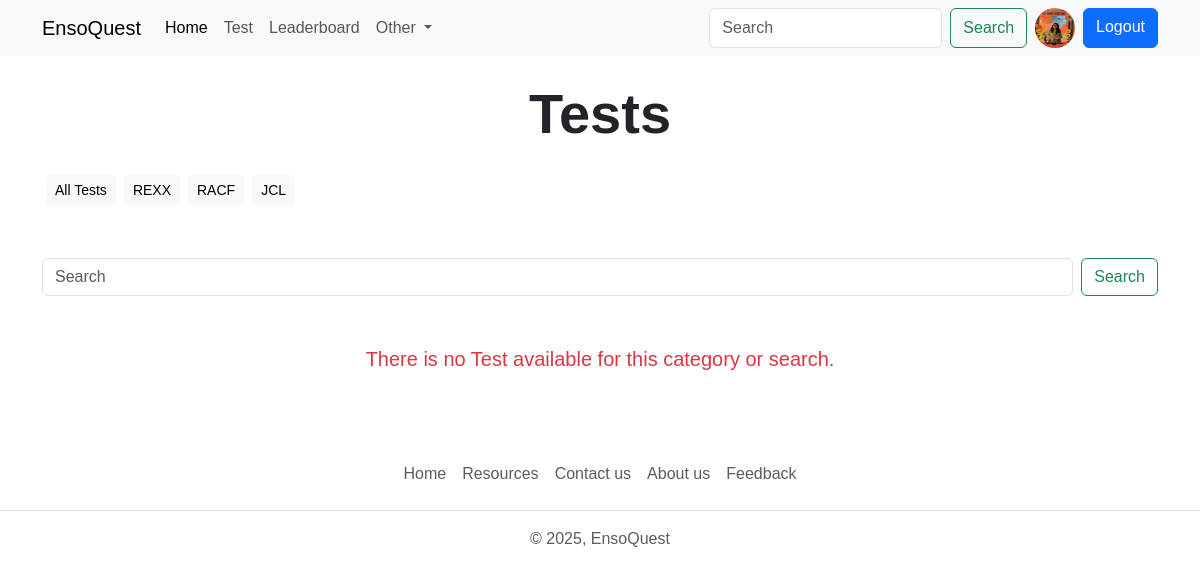
The page /quiz/search/IT SEC/ (signed in) on the database as committed earlier.
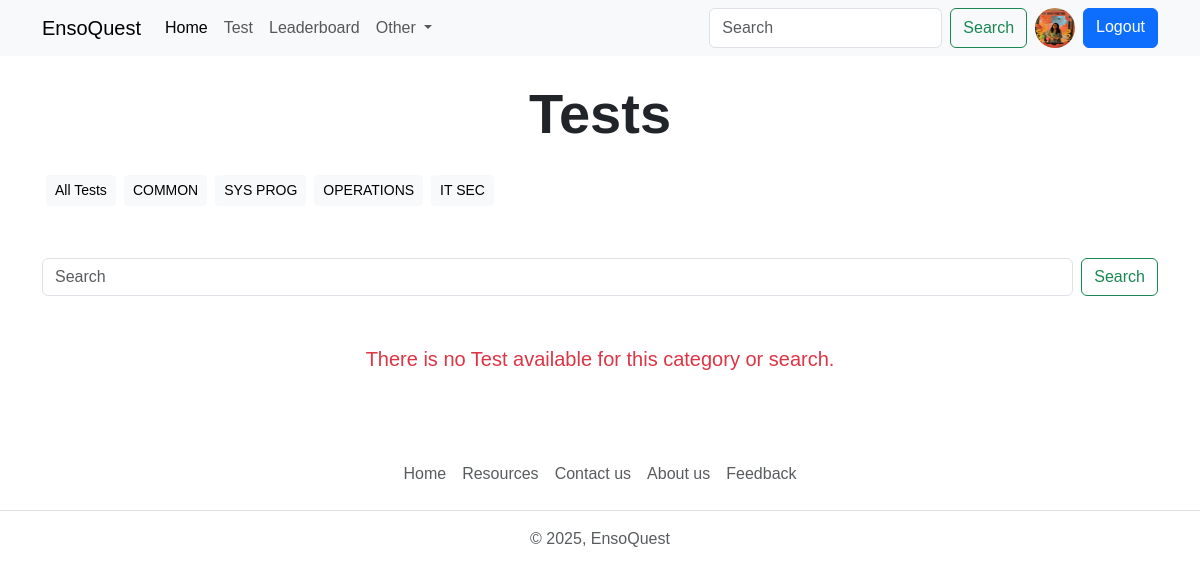
The same page on the database as committed later.
### quiz/models.py (models this page shows, shortened)
class Category(models.Model):
    name = models.CharField(max_length=15)
    class Meta:
        verbose_name_plural = 'Categories'

### quiz/views.py (the view)
# urls.py: path('search/<str:category>/',views.search_view, name='search'),
@login_required(login_url='login')
def search_view(request, category):
    user_object = User.objects.get(username=request.user)
    user_profile = Profile.objects.get(user=user_object)
    if request.GET.get('q') != None:
       q = request.GET.get('q')
       query = Q(title__icontains=q) | Q(description__icontains=q)
       quizzes = Quiz.objects.filter(query)
    elif category !=" ":
      quizzes = Quiz.objects.filter(category__name__iexact=category)
    else:
       quizzes = Quiz.objects.order_by('-created_at')
    categories = Category.objects.all()
    context = {"user_profile": user_profile, "quizzes": quizzes, "categories": categories}
    return render(request, 'all-test.html', context)

### Templates/all-test.html (shortened to what this page needs)
{% extends 'index.html' %}
{% block content %}
    <h1 class="display-4 text-center my-4 fw-bold">Tests</h1>
    <div class="container">
      <div class="d-flex flex-wrap">
        <a href="{% url 'all_quiz' %}" class="btn btn-sm btn-light m-1">All Tests</a>
        {% for category in categories %}
        <a href="{% url 'search' category.name %}" class="btn btn-sm btn-light m-1">{{category.name}}</a>
        {% endfor %}
      </div>
    </div>
    <form class="container d-flex my-5" role="search" method="get" action="{% url 'search' ' ' %}">
      <input name="q" class="form-control me-2" type="search" placeholder="Search" aria-label="Search">
      <a href="#" class="btn btn-outline-success" type="submit">Search</a>
    </form>
    <div class="container my-5">
      <div class="row row-cols-1 row-cols-sm-1 row-cols-md-2 row-cols-lg-3 g-3">
        {% if quizzes|length > 0 %}
        {% for quiz in quizzes %}
        <div class="col">
          <div class="card shadow-sm">
            <div class="card-body">
              <h4>{{quiz.title}}</h4>
              <p class="card-text">Total Questions : {{quiz.question_set.all|length}}</p>
              <p class="card-text">{{quiz.description|truncatewords:7}}</p>
              <div class="d-flex justify-content-between align-items-center">
                <div class="btn-group">
                  <a href="{% url 'quiz' quiz.id %}" type="button" class="btn btn-sm btn-outline-success">Start Test</a>
                </div>
                <small class="text-body-secondary">{{quiz.created_at|timesince}} ago</small>
              </div>
            </div>
          </div>
        </div>
        {% endfor %}
        {% else %}
        <div class="col-lg-12 col-md-12 col-12">
          <p class="text-center text-danger fs-5">There is no Test available for this category or search.</p>
        </div>
        {% endif %}
      </div>
    </div>
    {% endblock content %}

Rows that differ between the two databases and show on the page:
removed Category: name "REXX"
removed Category: name "RACF"
removed Category: name "JCL"
added Category: name "COMMON"
added Category: name "SYS PROG"
added Category: name "OPERATIONS"
added Category: name "IT SEC"
